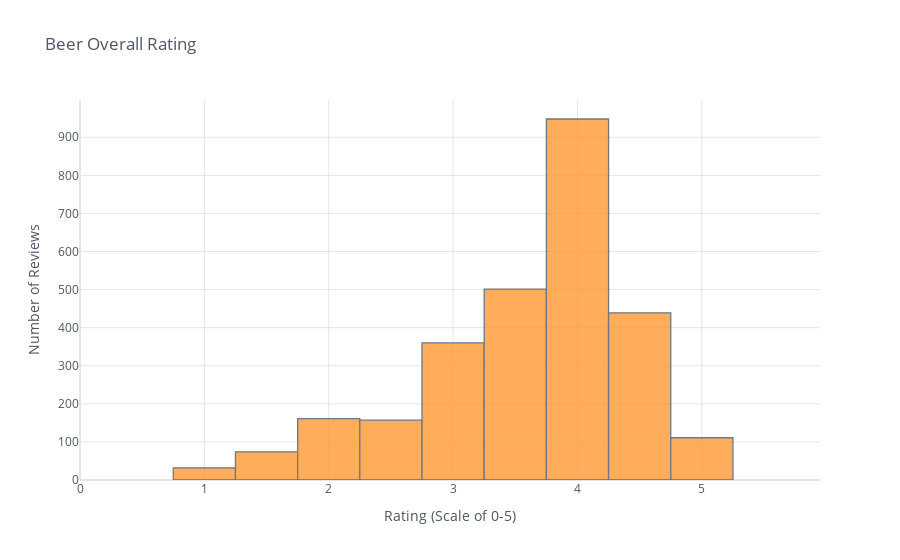

Here is the notebook cell this chart was saved with:
### Markdown cell above
#### Check the review_overall rating distribution using histogram

### Code cell
fig = plt.figure(figsize=(700,500))
dfbeer["review_overall"].iplot(kind="histogram", bins=(20),labels={"mean":'Mean Rating',"count":'Number of Reviews'}, xrange=[0,5.95],theme="white", title="Beer Overall Rating",xTitle='Rating (Scale of 0-5)', yTitle='Number of Reviews')
fig.show("notebook_connected")

### Figure 1 — Plotly figure (JSON) as saved in the notebook; plotly's stock layout.template omitted (floating-point values rounded to 4 significant figures; data arrays with more than 128 entries replaced by an {"elided": "..."} marker saying what was removed)
{"data": [{"histfunc": "count", "histnorm": "", "marker": {"color": "rgba(255, 153, 51, 1.0)", "line": {"color": "#4D5663", "width": 1.3}}, "name": "review_overall", "nbinsx": 20, "opacity": 0.8, "orientation": "v", "type": "histogram", "x": {"elided": "2783 float values"}}], "layout": {"barmode": "overlay", "legend": {"bgcolor": "#FFFFFF", "font": {"color": "#4D5663"}}, "paper_bgcolor": "#FFFFFF", "plot_bgcolor": "#FFFFFF", "title": {"font": {"color": "#4D5663"}, "text": "Beer Overall Rating"}, "xaxis": {"gridcolor": "#E1E5ED", "range": [0, 5.95], "showgrid": true, "tickfont": {"color": "#4D5663"}, "title": {"font": {"color": "#4D5663"}, "text": "Rating (Scale of 0-5)"}, "zerolinecolor": "#E1E5ED"}, "yaxis": {"gridcolor": "#E1E5ED", "showgrid": true, "tickfont": {"color": "#4D5663"}, "title": {"font": {"color": "#4D5663"}, "text": "Number of Reviews"}, "zerolinecolor": "#E1E5ED"}}}
